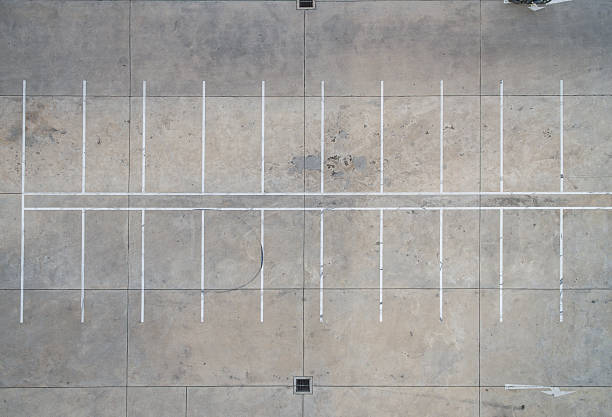
#> input picture api/empty_parking_lot.jpg, 612 x 417 px
$ python -i index.py   (imports and definitions only)
#> lines starting #> are read from the running program, lines starting #| are printed output that depends on the picture
#> further down, picture is the input picture: shape (417, 612, 3); mean B, G, R 157.1, 159.8, 162
from flask import Flask, jsonify
import cv2
import numpy as np
from sklearn.cluster import DBSCAN

# [1 line not run here, left out]

# [53 lines left out: functions detect_parking_spots_occupancy, determine_occupancy_status, not called in this run]

def detect_white_lines(img):
    hsv = cv2.cvtColor(img, cv2.COLOR_BGR2HSV)
#> hsv: shape (417, 612, 3); mean H, S, V 42.2, 11.2, 163.3
    lower_white = np.array([0, 0, 200])
    upper_white = np.array([180, 25, 255])
    white_mask = cv2.inRange(hsv, lower_white, upper_white)
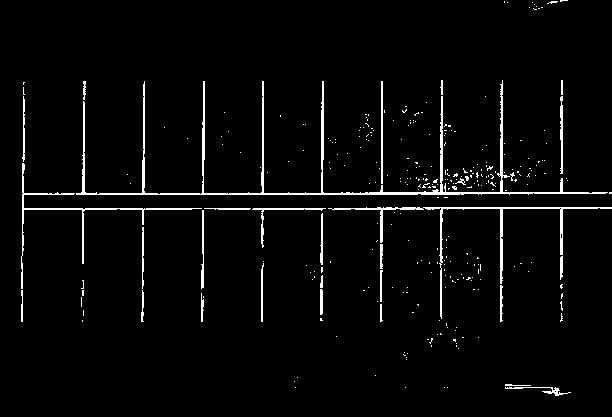
#> white_mask: shape (417, 612); 3.2% white in thin lines or dots

    kernel = np.ones((2, 1), np.uint8)
    white_mask = cv2.morphologyEx(white_mask, cv2.MORPH_CLOSE, kernel)
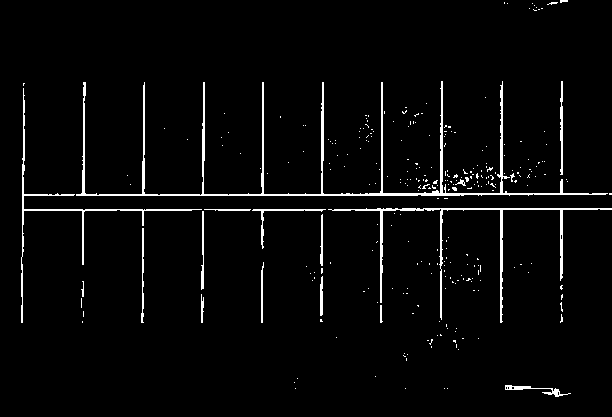
#> white_mask: shape (417, 612); 3.2% white in thin lines or dots
    white_mask = cv2.morphologyEx(white_mask, cv2.MORPH_OPEN, kernel)
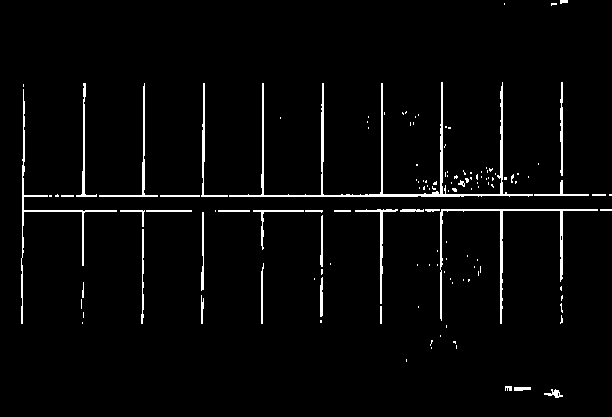
#> white_mask: shape (417, 612); 3% white in thin lines or dots

    kernel_small = np.ones((1, 1), np.uint8)
    white_mask = cv2.morphologyEx(white_mask, cv2.MORPH_OPEN, kernel_small)

    return white_mask

# [86 lines left out: functions detect_line_segments, merge_and_extend_lines, generate_spots_from_grid, filter_invalid_spots, detect_occupancy, not called in this run]


# [2 lines not run here, left out]

>>> import cv2
>>> picture = cv2.imread('empty_parking_lot.jpg')
>>> result = detect_white_lines(picture)
